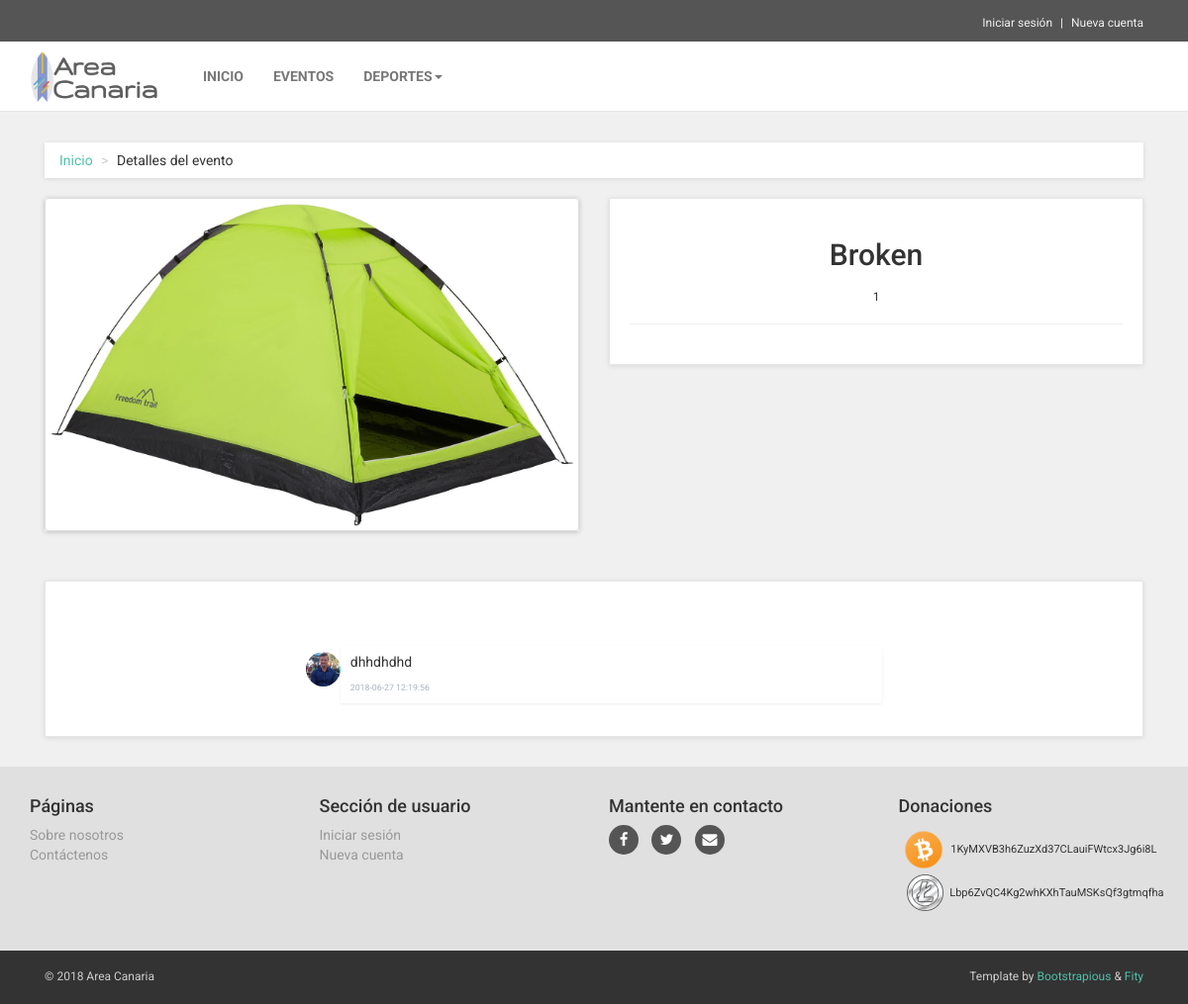
/Eventos_controller/details/11/55, run on the app's committed database.
### tables this page shows
CREATE TABLE `eventos` (
  `eventos_id` int(11) NOT NULL,
  `eventos_user_id` int(11) NOT NULL,
  `eventos_title` varchar(255) NOT NULL,
  `eventos_description` text NOT NULL,
  `eventos_image` text NOT NULL,
  `eventos_location` varchar(255) NOT NULL,
  `eventos_attend_user_id` int(11) NOT NULL,
  `eventos_timestamp` datetime NOT NULL,
  `eventos_last_edited_timestamp` datetime NOT NULL,
  `eventos_date_and_time` datetime NOT NULL
);

CREATE TABLE `comments` (
  `comment_id` int(11) NOT NULL,
  `comment_user_id` int(11) NOT NULL,
  `comment_profile_id` int(11) NOT NULL,
  `comment_eventos_id` int(11) NOT NULL,
  `comment` text NOT NULL,
  `comment_timestamp` timestamp NOT NULL DEFAULT CURRENT_TIMESTAMP ON UPDATE CURRENT_TIMESTAMP
);

CREATE TABLE `users` (
  `user_id` int(11) NOT NULL,
  `user_is_admin` int(1) NOT NULL,
  `user_firstname` varchar(255) NOT NULL,
  `user_lastname` varchar(255) NOT NULL,
  `user_email` varchar(255) NOT NULL,
  `user_phone` bigint(15) NOT NULL,
  `user_image_cropped` text NOT NULL,
  `user_facebook` varchar(255) NOT NULL,
  `user_twitter` varchar(255) NOT NULL,
  `user_profile_or_business` int(11) NOT NULL,
  `user_business_name` varchar(255) NOT NULL,
  `user_business_position` text NOT NULL,
  `user_business_description` text NOT NULL,
  `user_business_website` varchar(255) NOT NULL,
  `user_business_email` varchar(255) NOT NULL,
  `user_business_facebook` text NOT NULL,
  `user_business_twitter` text NOT NULL,
  `user_password` varchar(255) NOT NULL,
  `user_timestamp` datetime NOT NULL DEFAULT CURRENT_TIMESTAMP ON UPDATE CURRENT_TIMESTAMP
);

### application/controllers/Eventos_controller.php (called while the page is built, shortened)
<?php defined('BASEPATH') OR exit('No direct script access allowed');
class Eventos_controller extends CI_Controller {
    public function __construct(){
    $this->load->model('Eventos_model');
    $this->load->model('User_model');
    $this->load->model('Locations_model');
    $this->load->model('Comments_model');
    $this->load->library('pagination');
	}
  public function details($id) {
    $data['eventos'] = $this->Eventos_model->evento_by_id($id);
    $data['locations'] = $this->Locations_model->location_by_eventos_id($id);
    $data['comments'] = $this->Comments_model->comments_by_eventos_id($id);
    $this->load->view('eventos/evento_details', $data);
  }
}

### index.php (called while the page is built, shortened)
<?php
require_once BASEPATH.'core/CodeIgniter.php';

### application/models/Eventos_model.php (called while the page is built, shortened)
<?php
class Eventos_model extends CI_Model {
    public function evento_by_id($evento_id) {
        $this->db->order_by('eventos_timestamp','DESC');
        $this->db->join('locations', 'eventos.eventos_id = locations.location_evento_id', 'left');
        $this->db->where('eventos_id', $evento_id);
        $query = $this->db->get('eventos');
        return $query->result_array();
    }
}

### application/models/Comments_model.php (called while the page is built, shortened)
<?php
class Comments_model extends CI_Model {
    private $comments_table = "comments";
    public function comments_by_eventos_id($evento_id) {
        $this->db->order_by("comment_timestamp", "DESC");
        $this->db->join("eventos","eventos.eventos_id = comments.comment_eventos_id", 'left');
        $this->db->join("users","users.user_id = $this->comments_table.comment_user_id", 'left');
        $this->db->where("comment_eventos_id", $evento_id);
        $query = $this->db->get($this->comments_table);
        return $query->result_array();
    }
}

### application/views/eventos/evento_details.php (the view, shortened to what this page needs)
            <div class="container">
                <div class="col-md-12">
                    <ul class="breadcrumb">
                      <li><a href="#"><?php echo $GLOBALS['home']; ?></a>
                        </li>
                        <li><?php echo $GLOBALS['event_details']; ?></li>
                    </ul>
                </div>
                <?php foreach ($eventos as $evento) { ?>
                <div class="col-md-12">
                    <div class="row" id="productMain">
                        <div class="col-sm-6">
                            <div id="mainImage">
                                <a class="text-center thumbnail fancybox" rel="group" href="<?php echo base_url('assets/img/') . $evento['eventos_image']; ?>">
                                    <img class="test-center media-object img-responsive" src="<?php echo base_url('assets/img/') . $evento['eventos_image']; ?>">
                                </a>
                            </div>
                        </div>
                        <div class="col-sm-6">
                            <div class="box" id="details">
                                <h2 class="text-center"><?php echo $evento['eventos_title']; ?></h2>
                                <p class="goToDescription"><?php echo $evento['eventos_description']; ?></p>
                                <hr>
                                <div class="col-md-12">
                                </div>
                            </div>
                        </div>
                    </div>
                </div>
                <div class="col-sm-12">
                    <div class="box" id="details">
                        <div class="comments">
                            <br>
                            <?php foreach ($comments as $comment) { ?>
                                <div class="comment-wrap">
                                    <div class="photo">
                                        <a class="img-circle avatar" rel="group" href="<?php echo base_url("Profile_controller/profile/") . $this->session->userdata('user_id');?>">
                                            <img class="media-object img-responsive img-circle" src="<?php echo base_url("assets/cropped_img/") . $comment['user_image_cropped'];?>">
                                        </a>
                                    </div>
                                    <div class="comment-block">
                                        <p class="comment-text"> <?php echo $comment['comment'] ?> </p>
                                        <div class="bottom-comment">
                                            <div class="comment-date"><?php echo $comment['comment_timestamp'] ?></div>
                                        </div>
                                    </div>
                                </div>
                          <?php  } ?>
                        </div>
                    </div>
                </div>
<?php } ?>
              </div>

### assets/css/custom.css (style rules this page uses)
p { line-height: 1.3125rem; }
.comments { margin: 2.5rem auto 0; max-width: 60.75rem; padding: 0 1.25rem; }
.comment-wrap { margin-bottom: 1.25rem; display: table; width: 100%; min-height: 5.3125rem; }
.photo { padding-top: 0.625rem; display: table-cell; width: 3.5rem; }
.photo .avatar { height: 2.25rem; width: 2.25rem; border-radius: 50%; background-size: contain; }
.comment-block { padding: 1rem; background-color: #fff; display: table-cell; vertical-align: top; border-radius: 0.1875rem; box-shadow: 0 1px 3px 0 rgba(0, 0, 0, 0.08); }
.comment-text { margin-bottom: 1.25rem; }
.bottom-comment { color: #acb4c2; font-size: 0.875rem; }
.comment-date { float: left; }

### assets/css/style.default.css (style rules this page uses)
a, button { -webkit-transition: all 0.2s ease-out; -moz-transition: all 0.2s ease-out; transition: all 0.2s ease-out; }
.breadcrumb { -webkit-box-shadow: 0 1px 5px rgba(0, 0, 0, 0.1); box-shadow: 0 1px 5px rgba(0, 0, 0, 0.1); }
.box { background: #fff; margin: 0 0 30px; border: solid 1px #e6e6e6; -webkit-box-sizing: border-box; -moz-box-sizing: border-box; box-sizing: border-box; padding: 20px; -webkit-box-shadow: 0 1px 5px rgba(0, 0, 0, 0.1); box-shadow: 0 1px 5px rgba(0, 0, 0, 0.1); }
#content #mainImage { -webkit-box-shadow: 0 1px 5px rgba(0, 0, 0, 0.2); box-shadow: 0 1px 5px rgba(0, 0, 0, 0.2); }
#content #productMain { margin-bottom: 30px; }
#content #productMain .goToDescription { margin-top: 20px; font-size: 12px; text-align: center; }
body { font-family: "Roboto", Helvetica, Arial, sans-serif; font-size: 14px; line-height: 1.42857143; color: #333333; background-color: #f0f0f0; }
a { color: #4fbfa8; text-decoration: none; }
hr { margin-top: 20px; margin-bottom: 20px; border: 0; border-top: 1px solid #eeeeee; }
.breadcrumb { padding: 8px 15px; margin-bottom: 20px; background-color: #ffffff; border-radius: 0; }
.breadcrumb > li + li:before { content: ">\00a0"; color: #cccccc; }
h1, h2, h3, h4, h5, h6, .h1, .h2, .h3, .h4, .h5, .h6 { font-family: inherit; font-weight: 500; line-height: 1.1; color: inherit; }
h1, .h1, h2, .h2, h3, .h3 { margin-top: 20px; margin-bottom: 20px; }
p, ul, ol { margin: 0 0 20px; }

### data on the page
eventos: eventos_image (picture), eventos_title "Broken", eventos_description "1"
comments: users.user_image_cropped (picture), comment "dhhdhdhd", comment_timestamp "2018-06-27 12:19:56"

### other printed values
$GLOBALS['login'] "Iniciar sesión"
$GLOBALS['register'] "Nueva cuenta"
$GLOBALS['home'] "INICIO"
$GLOBALS['events'] "EVENTOS"
$GLOBALS['home'] "Inicio"
$GLOBALS['event_details'] "Detalles del evento"
$GLOBALS['pages'] "Páginas"
$GLOBALS['about_us'] "Sobre nosotros"
$GLOBALS['contact_us'] "Contáctenos"
$GLOBALS['user_section'] "Sección de usuario"
$GLOBALS['stay_in_touch'] "Mantente en contacto"
$GLOBALS['donations'] "Donaciones"
